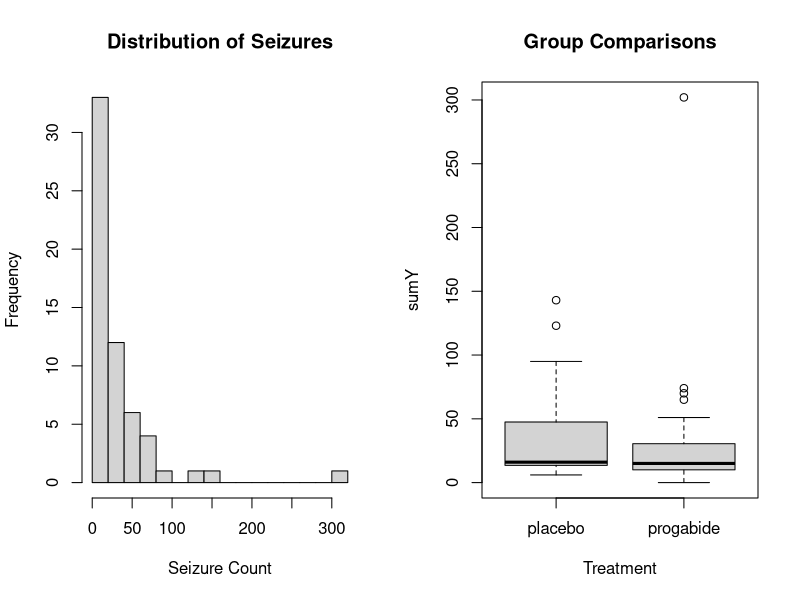
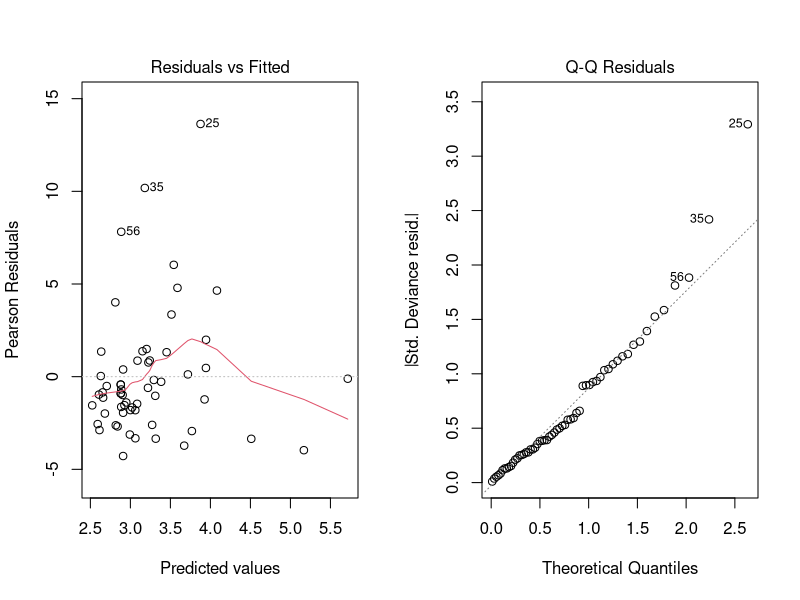
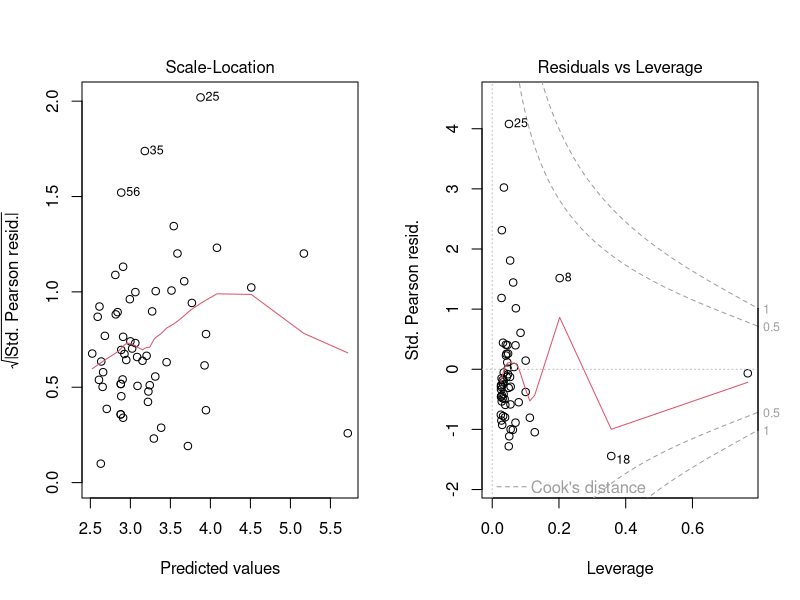

Recreate these plots in R, in order.
# load the data
# data is number of seizures patients have before/after taking placebo/drug
# response variable: sumY ~ sum of seizures in eight week peiords
# explanatory variables: 
#     Trt ~ treatment conditions, factors with 2 levels:placebo, drug
#     age ~ age of patients, in years
#     Base ~ number of seizures before taking placebo/drug

library(robust)
data(breslow.dat,package="robust")
str(breslow.dat)
# numerical analysis : show potential skewness problems
summary(breslow.dat[c(6,7,8,10)])
# EDA 
# Why the data is problematic for simple linear regression?
# Ans: SLR request Y and error terms to be normally distributed
par(mfrow=c(1,2))
attach(breslow.dat)
hist(sumY, breaks=20, xlab="Seizure Count",
     main="Distribution of Seizures")
boxplot(sumY ~ Trt, xlab="Treatment", main="Group Comparisons")



# Statistical Analysis
# Why choosing Poisson regression/GLM?
# Ans: GLM doesn't require the assumption of normal and equal variance 
#      the context corresponds to Poisson distribution that estimate counts

fit <- glm(sumY ~ Base + Age + Trt, data=breslow.dat, family=poisson())
summary(fit)
# interpretation: 1 year increase in age -> 0.02 increase in log mean of seizures
exp(coef(fit))
# interpretation : 1 year increase in age -> multiplies 1.023 numbers of seizures


# AIC is big, why?
# Ans: Poisson regression assumes mean is equal to variance 
deviance(fit)/df.residual(fit)
# Overdispersion 

fit.od <- glm(sumY ~ Base + Age + Trt, data=breslow.dat, family=quasipoisson())
summary(fit.od)
exp(coef(fit.od))

# other functions
confint(fit.od)
exp(confint(fit.od)) 
residuals(fit.od)
plot(fit.od)



# extensions of changing time periods or calculating rate
breslow.dat$time = 2
fit.t <- glm(sumY ~ Base + Age + Trt, data=breslow.dat, offset= log(time), 
           family=poisson)
# log(mean/time) = ....
summary(fit.t)



# Logistic Regression

# data: a research on number of affairs people have
library(AER)
data(Affairs, package="AER")
str(Affairs)
summary(Affairs)

# decrypt as having or not having affairs
Affairs$ynaffair[Affairs$affairs > 0] <- 1 
Affairs$ynaffair[Affairs$affairs == 0] <- 0
Affairs$ynaffair <- factor(Affairs$ynaffair, levels=c(0,1),
                           labels=c("No","Yes"))
table(Affairs$ynaffair)

# model building
fit.full <- glm(ynaffair ~ gender + age + yearsmarried + children + religiousness + education + occupation +rating,
                data=Affairs, family=binomial()) 
summary(fit.full)
fit.reduced <- glm(ynaffair ~ age + yearsmarried + religiousness + rating, data=Affairs, family=binomial())
summary(fit.reduced)
# check for which model is better
anova(fit.reduced, fit.full, test="Chisq")
# p is not significant, so reduced model is better

coef(fit.reduced)
exp(coef(fit.reduced))


# Overdispersion
fit.od <- glm(ynaffair ~ age + yearsmarried + religiousness + rating, 
              family = quasibinomial(), data = Affairs)
